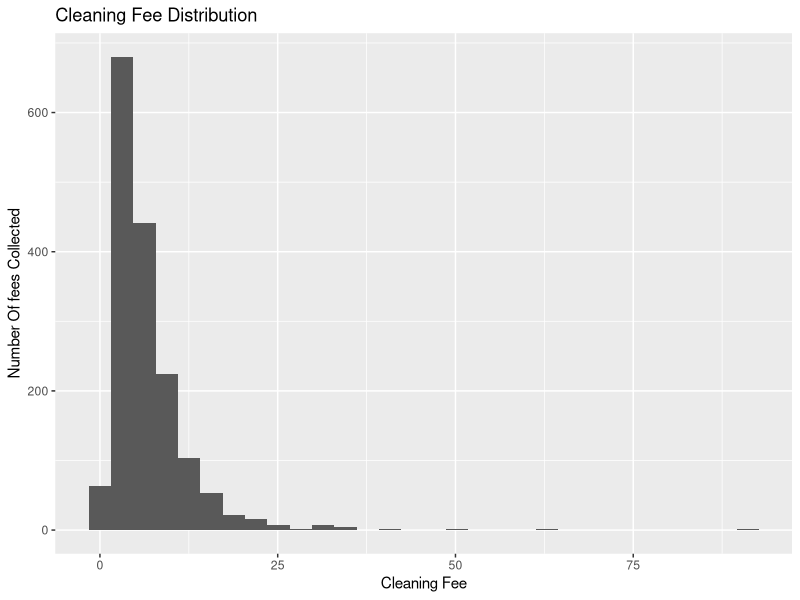

Generate this figure with R:
## ---- chunk 1
knitr::opts_chunk$set(echo = TRUE)
## ---- chunk 2
library(tidyverse)
library(stringr)
library(knitr)
library(skimr)
library(broom)
library(readr)
## ---- chunk 3
airbnb <- read_csv("raw_data/listings.csv")
glimpse(airbnb)
spec(airbnb)
## ---- chunk 4
airbnb <- airbnb %>% 
  mutate(cleaning_fee = price*0.02)

## ---- chunk 5
ggplot(data = airbnb, aes(x =cleaning_fee)) +
  geom_histogram() +
  labs(x ="Cleaning Fee",
       y = "Number Of fees Collected", 
       title = "Cleaning Fee Distribution")
airbnb %>%
  summarise(max = max(cleaning_fee),
            min = min(cleaning_fee),
            mean = mean(cleaning_fee),
            med = median(cleaning_fee),
            sd = sd(cleaning_fee))
## ---- chunk 6
airbnb %>%
  group_by(neighbourhood) %>%
  summarise(obsvationCount = n())
## ---- chunk 7
combinedData <- airbnb %>%
  mutate(neigh_simp = 
           fct_lump_n(neighbourhood, 
                      n=3,  
                      other_level = "Other"))
## ---- chunk 8
combinedData %>%
  group_by(minimum_nights) %>%
  summarise(obsvationCount = n())
combinedData <- combinedData %>%
  filter(minimum_nights<= 3)
combinedData %>%
  group_by(minimum_nights) %>%
  summarise(obsvationCount = n())
## ---- chunk 9
combinedData <- combinedData %>% 
  mutate(price_3_nights = price*3 + cleaning_fee)
## ---- chunk 10
reg_model <- lm(price_3_nights ~ neigh_simp +number_of_reviews+ reviews_per_month, data = combinedData)
  tidy(reg_model, conf.int = TRUE) %>% # output model
  kable(digits = 3) # format model output
coef(reg_model)

